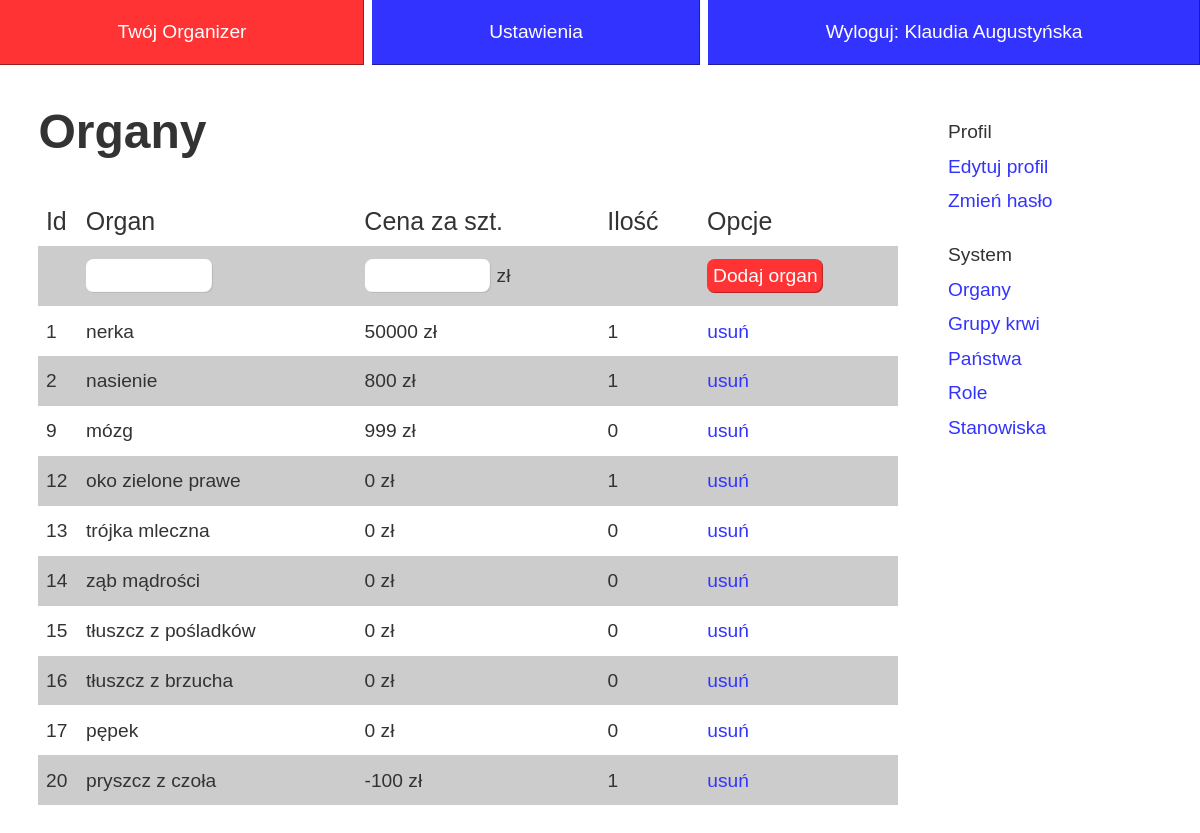
Page /index.php?id=ustawienia (signed in) on the committed database.
### tables this page shows
CREATE TABLE IF NOT EXISTS `organy` (
  `id` int(11) NOT NULL AUTO_INCREMENT,
  `nazwa` varchar(100) NOT NULL,
  `cena` int(11) NOT NULL,
  PRIMARY KEY (`id`)
);

### src/organy.php (called while the page is built, shortened)
<?php
class Organy {
	static public function GetAll() {
		global $mysqli;
		$result = $mysqli->query("
			SELECT *
			FROM organy
		");
		if ($result->num_rows > 0) {
			$tablica  = array();
			while ($row = $result->fetch_assoc()) {
				$result2 = $mysqli->query("
					SELECT COUNT(*)
					FROM donacje
					WHERE organ_id = $row[id]
				");
				$row['ilosc'] = $result2->fetch_array()[0];
				$tablica[] = $row;
			}
			return $tablica;
		}
		return NULL;
	}
}
?>

### pages/set/organy.php (the view, shortened to what this page needs)
	<article>
		<h1>Organy</h1>
<?php
include_once("src/organy.php");
$organy = Organy::GetAll();
?>
<form action="" method="post" class="blank">
		<table>
			<thead>
				<tr>
					<td class="id">Id</td>
					<td>Organ</td>
					<td>Cena za szt.</td>
					<td>Ilość</td>
					<td>Opcje</td>
				</tr>
			</thead>
			<tbody>
                                <tr class="nohover">
                                    <td></td>
                                    <td><input type="text" name="nazwa" /></td>
                                    <td><span class="nowrap"><input type="text" name="cena" /> zł</span></td>
									<td></td>
                                    <td>
                                        <input type="submit" name="dodaj" value="Dodaj organ" /></td>
                                </tr>
<?php
	foreach ($organy as $g) {
?>
				<tr>
										<td><?=$g['id']?></td>
                                        <td><?=$g['nazwa']?></td>
										<td><?=$g['cena']?> zł</td>
										<td><?=$g['ilosc']?></td>
                                        <td>
										<a class="usun" href="?id=ustawienia&amp;set=organy&amp;ktory=<?=$g['id']?>&amp;metoda=usun">usuń</a></td>
				</tr>
<?php
	}
?>
			</tbody>
		</table>
		</form>

### style.css (style rules this page uses)
* { margin:0; padding:0 }
a { text-decoration:none }
html { font-family: sans-serif; font-size: 1.2em; line-height: 1.8em;color:#333;overflow-y:scroll }
#content article { display:block;padding:2em; padding-top:0 }
#content h1 { font-size: 2.5em; margin-bottom:1em }
table { width:100%;border-collapse:collapse;line-height:1.2em }
thead { font-weight:normal; font-size:1.3em; }
thead td { padding:.5em .3em }
tbody td { padding:.7em .4em }
tbody tr:nth-child(2n+1) { background: #ccc; }
.nohover td { background: #ccc !important; color: inherit !important }
#content a { color:#3333ff; }
.blank input[type=text], .blank input[type=number] { background:#fff; border:0; font-size: inherit; padding: .3em;width:6em;box-shadow:inset -1px -1px 1px rgba(0,0,0,.3);border-radius:.4em; }
.blank input[type=submit] { background:#ff3333;color:#fff;border:0; font-size: inherit; padding: .3em;cursor:pointer; box-shadow:inset -1px -1px 1px rgba(0,0,0,.3);border-radius:.4em }
.nowrap { white-space: nowrap; display:block }
.id { width:1em }

### rows in the picture
organy: id "1", nazwa "nerka", cena "50000"
organy: id "2", nazwa "nasienie", cena "800", ilosc "1"
organy: id "9", nazwa "mózg", cena "999", ilosc "0"
organy: id "12", nazwa "oko zielone prawe", cena "0", ilosc "1"
organy: id "13", nazwa "trójka mleczna", cena "0"
organy: id "14", nazwa "ząb mądrości", cena "0"
organy: id "15", nazwa "tłuszcz z pośladków", cena "0"
organy: id "16", nazwa "tłuszcz z brzucha", cena "0"
organy: id "17", nazwa "pępek", cena "0"
organy: id "20", nazwa "pryszcz z czoła", cena "-100", ilosc "1"

### other values in the picture
$_SESSION['user']->imie "Klaudia"
$_SESSION['user']->nazwisko "Augustyńska"
